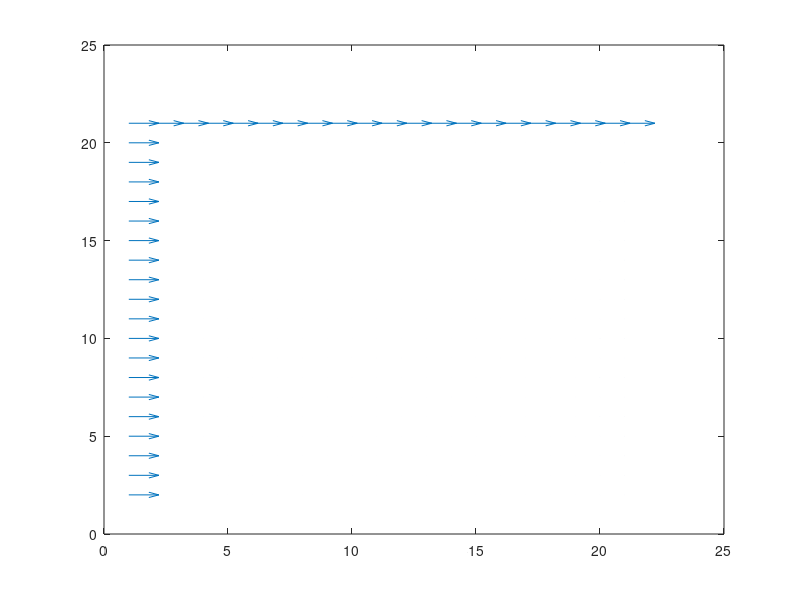

This figure's MATLAB source:
clear; close all; clc;
format short;
figure('Renderer', 'painters', 'Position', [1000 200 1000 500]);%plotcoord
nx = 21;
ny = 21;
nt = 10;                       % used during testing, no longer req
every = floor(nt / 1 * 10000);  % plot frequency
Lx = 0.00001;
Ly = 5*Lx;
dx = Lx/(nx-1);
dy = Ly/(ny-1);
sigma = .009;
mu=.01;
Re = 1/mu;
dt = dx^3;            % CFL condition
x = linspace(0,1,nx);
y = linspace(0,1,ny);
[x, y] = meshgrid(x,y);  
p = zeros(nx,ny);                   
varepsilon = 1e-7;
delta = 1;          % to enter the main loop
figure(1);
plotctr = 0;

% initial and boundary cond's
T = ones(nx,ny)*288;
R = 8.31;
T0=288;
% pressures
patm = 1e5;
p(1,:) = patm;      % pressure left dirichlet
p(:,ny) = patm;     % pressure top dirichlet
p(nx,:) = 0;        % pressure out dirichlet
p(:,1) = p(:,2);    % pressure bot normal

Cv = (3/2) * R; 
Cp = (5/2) * R;
e = T ./ Cv;
rho0 = patm/R/T0;
rho = ones(nx,ny) * rho0;                           % not needed?
u = zeros(ny,nx);                              % gives error cant divide by zero
v = zeros(ny,nx);
uleft = 1; utop = 1; ubot = 0;
vleft = 0; vtop = 0; vbot = 0;
u(1,:)  = uleft;    v(1,:)  = vleft;
u(:,ny) = utop;     v(:,ny) = vtop;
u(:,1)  = ubot;     v(:,1)  = vbot;




rhonew = rho; 
rhounew = rho;
rhovnew = rho;
pnew = p;
rhou = rho.*u;
rhov = rho.*v;
rhostar = rho;
rhoustar = rhou;
rhovstar = rhov;

t = 0;
ctr = 0; 
c1 = dt/dx; 
c2 = dt/dy;
c3 = mu*dt/dx/dx;
c4 = mu*dt/dy/dy;
c5 = mu*dt/12/dx/dy;
c = R*T;
for time = 1:100
    for i = 2:nx-1
        rhostar = rho; rhoustar = rhou; rhovstar = rhov; 
        for j = 2:ny-1
            rhostar(i,j) = rho(i,j) ...
                -c1 * (rhou(i+1,j) - rhou(i,j))...
                -c2 * (rhov(i,j+1) - rhov(i,j));
            rhoustar(i,j) = rhou(i,j)...
                -c1 * (rhou(i+1,j) * u(i+1,j) + c(i+1,j)^2 * rho(i+1,j) ...
                        - rhou(i,j) * u(i,j) + c(i,j)^2 * rho(i,j))...
                -c2 * (rhou(i,j+1) * v(i,j+1) - rhou(i,j) * v(i,j))...
                +(4*c3/3) * (u(i+1,j) - 2*u(i,j) + u(i-1,j))...
                +c4 * (u(i,j+1) - 2* u(i,j) + u(i,j-1))...
                +c5 * (v(i+1,j+1) + v(i-1,j-1) - v(i+1,j-1)-v(i-1,j+1));
            rhovstar(i,j) = rhov(i,j)...
                -c1 * (rhou(i+1,j) * v(i+1,j) - rhou(i,j) * v(i,j))...
                -c2 * (rhov(i,j+1) * v(i,j+1) + c(i,j+1)^2 * rho(i,j+1)...
                        - rhov(i,j) * v(i,j) + c(i,j) * rho(i,j))...
                +c3 * (v(i+1,j) - 2* v(i,j) + v(i-1,j))...
                +(4*c4/3) * (v(i,j+1) - 2* v(i,j) + v(i,j-1))...
                +c5 * (u(i+1,j+1) - u(i-1,j-1) - u(i+1,j-1) - u(i-1,j+1));
        end
    end
    ustar = rhoustar./rhostar; vstar = rhovstar./rhostar;
    rhoustarSQR = rhoustar .* ustar; rhovstarSQR = rhovstar.*vstar;
    cstar = R.*T;
    rhonew = rho; rhounew = rhou; rhovnew = rhov; 
    
    rhostar(1,:) = rho(1,:) - dt/2/dx * (-rho(3,:) + 4*rho(2,:) .* u(2,:) - 3 * rho(1,:) .* u(1,:));
    rhonew(1,:) = 0.5 * (rho(1,:) + rhostar(1,:) ...
        - dt/2/dx * (rhostar(3,:).*ustar(3,:) ...
        + 4 * rhostar(2,:) .* ustar(2,:) - 3 * rhostar(1,:).* ustar(1,:)));
    for i = 2:nx-1
        for j = 2:ny-1
            rhonew(i,j) = 0.5 * (...
            rho(i,j) + rhostar(i,j)...
            -c1 * (rhoustar(i,j) - rhoustar(i-1,j))...
            -c2 * (rhovstar(i,j) - rhovstar(i,j-1))...
                );
            rhounew(i,j) = 0.5 * (...
                rhou(i,j) + rhoustar(i,j)...
                -c1 * (rhoustarSQR(i,j) + cstar(i,j)^2 * rhostar(i,j)...
                        - rhoustarSQR(i-1,j) + cstar(i-1,j)^2 * rhostar(i-1,j))...
                -c2 * (rhoustar(i,j) * vstar(i,j) - rhoustar(i,j-1) * vstar(i,j-1))...
                +(4*c3/3) * (ustar(i+1,j) - 2*ustar(i,j) + ustar(i-1,j))...
                +c4 * (ustar(i,j+1) - 2*ustar(i,j) + ustar(i,j))...
                +c5 * (vstar(i+1,j+1) + vstar(i-1,j-1) - vstar(i+1,j-1) - vstar(i-1,j+1))...
                );
            rhovnew(i,j) = 0.5 * (...
                rhov(i,j) + rhovstar(i,j)...
                -c1 * (rhoustar(i,j) * vstar(i,j) - rhoustar(i-1,j) * vstar(i,j))...
                -c2 * (rhovstarSQR(i,j) + cstar(i,j)^2 * rhostar(i,j)...
                        - rhovstarSQR(i,j-1) + cstar(i,j-1)^2 * rhostar(i,j-1))...
                +c3 * (vstar(i+1,j) - 2 * vstar(i-1,j))...
                +(4*c4/3) * (vstar(i,j+1) - 2*vstar(i,j) + vstar(i,j-1))...
                +c5 * (ustar(i+1,j+1) + ustar(i-1,j-1) -ustar(i+1,j-1) - ustar(i-1,j+1))...
                );
        end
    end
    
    
    rho = rhonew;
    u = rhounew./rho;
    v = rhovnew./rho;
    u(1,:) = 1; u(nx,:) = u(nx-1,:); u(:,1) = 0; u(:,ny) = 1;
    v(1,:) = 0; v(nx,:) = v(nx-1,:); v(:,1) = 0; v(:,ny) = 0;
    rhou = rho.*u;
    rhov = rho.*v;
    
    
    pnew = rho.*R.*T;
    quiver(rhou.',rhov.'); %hold on;
%     quiver(rhoustar.',rhovstar.');
    drawnow;
    
end